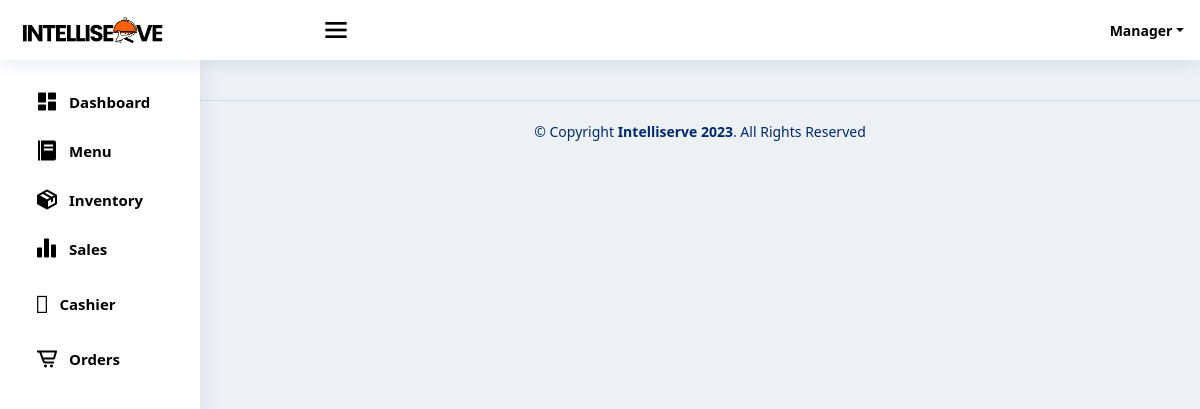
/Mcashier (signed in), run on an earlier commit of the app's database.
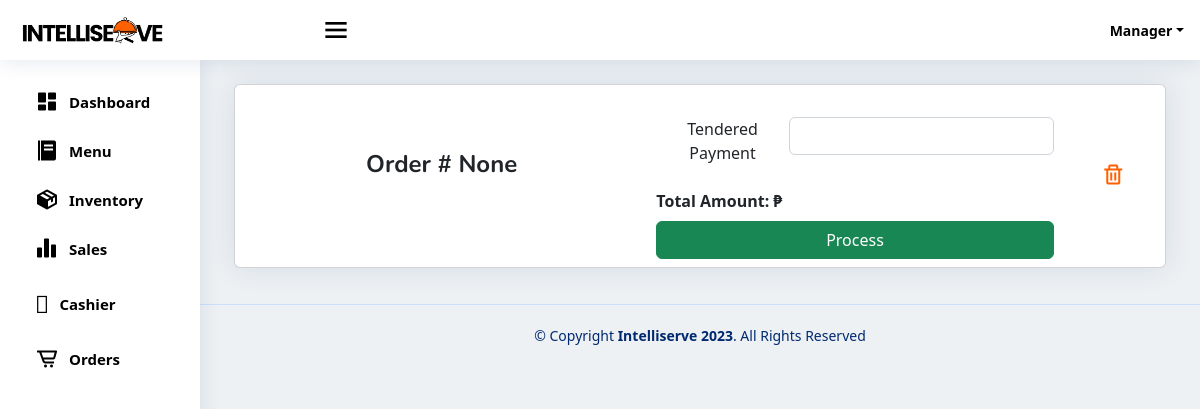
And on a later commit of the database.
### pos/models.py (models this page shows, shortened)
class buyItem(models.Model):
    buyName= models.CharField (max_length=255, null=True, blank=True)
    buySize = models.CharField(max_length=15, null=True, blank=True)
    buyQuantityMenu = models.PositiveIntegerField (null=True, blank=True)
    buyPrice = models.FloatField (null=True, blank=True)
    buyAddOns1 = models.CharField (max_length=255, null=True, blank=True)
    buyAddOns2 = models.CharField (max_length=255, null=True, blank=True)
    buyAddOns3 = models.CharField (max_length=255, null=True, blank=True)
    buyAddOns4 = models.CharField (max_length=255, null=True, blank=True)
    buyAddOns5 = models.CharField (max_length=255, null=True, blank=True)
    menuAOPrice1 = models.FloatField(default=0,null=True, blank=True)
    menuAOPrice2 = models.FloatField(default=0,null=True, blank=True)
    menuAOPrice3 = models.FloatField(default=0,null=True, blank=True)
    menuAOPrice4 = models.FloatField(default=0,null=True, blank=True)
    menuAOPrice5 = models.FloatField(default=0,null=True, blank=True)
    buyingredient1 = models.CharField (max_length=255, null=True, blank=True)
    buyingredient2 = models.CharField (max_length=255, null=True, blank=True)
    buyingredient3 = models.CharField (max_length=255, null=True, blank=True)
    buyingredient4 = models.CharField (max_length=255, null=True, blank=True)
    buyingredient5 = models.CharField (max_length=255, null=True, blank=True)
    buyingredient6 = models.CharField (max_length=255, null=True, blank=True)
    buyingredient7 = models.CharField (max_length=255, null=True, blank=True)
    buyingredient8 = models.CharField (max_length=255, null=True, blank=True)
    buyingredient9 = models.CharField (max_length=255, null=True, blank=True)
    buyingredient10 = models.CharField (max_length=255, null=True, blank=True)
    transaction = models.BooleanField(default=False)
    buyOrBought = models.BooleanField(default=False)
    DoneOrder = models.BooleanField(default=False)
    payment_method = models.CharField(max_length=255, choices=PAYMENT_CHOICES, null=True, blank=True)
    DineIn_Out = models.CharField(max_length=255, choices=IN_OUT, null=True, blank=True)
    AllPayment = models.FloatField(null=True, blank=True)
    tenderedPayment = models.FloatField(null=True, blank=True)
    orderNumber = models.PositiveIntegerField (null=True, blank=True)
    dateordered = models.DateTimeField (null=True, blank=True)
    priceSize = models.FloatField( null=True, blank=True)
    PWD_discount = models.CharField(max_length=255, choices=DISCOUNT, null=True, blank=True)
    PWD_Id = models.CharField (max_length=12, null=True, blank=True)

### pos/views.py (the view)
# urls.py: path('Mcashier', login_required(views.Mcashier), name='Mcashier'),
@login_required
def Mcashier(request):
    buyitemform = BuyItemForms()
    buyitem = buyItem.objects.all()
    for item in buyitem:
        if item.PWD_discount == 'yes':
            item.AllPayment *= 0.80
    context = {
        'buyitemform': buyitemform,
        'buyitem': buyitem,
    }
    return render(request, 'MCashier.html', context)

### pos/forms.py
class BuyItemForms(forms.ModelForm):
    class Meta:
        model = buyItem
        fields = [
            "transaction", "buyOrBought", "buySize", "buyQuantityMenu", "buyName", "buyPrice",
            "buyAddOns1", "buyAddOns2", "buyAddOns3", "buyAddOns4", "buyAddOns5",
            "menuAOPrice1", "menuAOPrice2", "menuAOPrice3", "menuAOPrice4", "menuAOPrice5",
            "buyingredient1", "buyingredient2", "buyingredient3", "buyingredient4", "buyingredient5",
            "buyingredient6", "buyingredient7", "buyingredient8", "buyingredient9", "buyingredient10",
            "payment_method", "DineIn_Out", "AllPayment", "tenderedPayment", "orderNumber", "dateordered", "DoneOrder",
            "priceSize", "PWD_discount", "PWD_Id"
        ]
        widgets = {
            'payment_method': forms.RadioSelect(choices=(('cash', 'Cash'), ('gcash', 'GCash'))),
            'DineIn_Out': forms.RadioSelect(choices=(('IN', 'Dine In'), ('OUT', 'Dine Out'))),
            'PWD_discount': forms.RadioSelect(choices=(('yes', 'YES'), ('no', 'NO'))),
        }

### pos/templates/Mcashier.html (shortened to what this page needs)
{% extends "base.html" %}
{% block content %}
<div class="col-12">
    <div class="row g-1">
        {% for cart in buyitem %}
        {% if not cart.buyOrBought %}
        <div class="d-block order-card">
            <div class="card mb-3 m-1">
                <div class="col-12">
                    <div class="card-body mb-0 p-0">
                        <table class="table table-responsive table-borderless mb-0 p-0">
                            <tbody>
                                <tr>
                                    <td class="col-4" style="vertical-align: middle;">
                                        <h4 class="text-center my-auto"><strong>Order # {{ cart.orderNumber }}</strong></h4>
                                        <br>
                                    </td>
                                    <td class="col-4 text-center total-price" style="vertical-align: middle;">
                                        <form action="{% url 'pos:Mupdate_cashier' %}" method="post"
                                            enctype="multipart/form-data" onsubmit="return validatePayment()">
                                            <div class="total-amount mt-4">
                                                <div class="d-flex justify-content-between">
                                                    <div class="col-4 my-auto">
                                                        <label for="tendered-payment" class="text-center my-auto">Tendered Payment</label>
                                                    </div>
                                                    <div class="col-8">
                                                        <input id="tendered-payment" name="tendered_payment"
                                                        step="0.01" type="number"
                                                        class="form-control text-end ms-auto" inputmode="numeric"
                                                        pattern="[0-9]*" required>
                                                    </div>
                                                </div>
                                            </div>
                                            <div class="total-amount mt-4">
                                                <div class="d-flex justify-content-between mb-2">
                                                    <strong>Total Amount: ₱ </strong>
                                                </div>
                                            </div>
                                            <div class="text-center col-12 d-grid">
                                                <button type="submit"
                                                    class="btn place-order-btn btn-success">Process</button>
                                            </div>
                                        </form>
                                    </td>
                                    <td class="col-1" style="vertical-align: middle; text-align: center;">
                                        <form action="{% url 'pos:delete_order' cart.pk %}" method="post">
                                            <button class="btn btn-sm delete-btn border-0 mx-auto" type="submit"><i
                                                    class='bx bx-trash delete-btn-cart' style="
                                                        font-size: 24px;
                                                        color: #FF6000;
                                                        border: none;
                                                      "></i></button>
                                        </form>
                                    </td>
                                </tr>
                            </tbody>
                        </table>
                    </div>
                </div>
            </div>
        </div>
        {% endif %}
        {% endfor %}
    </div>
</div>
{%endblock content %}

What changed in the data, as far as the page shows it:
added buyItem: orderNumber "None"
